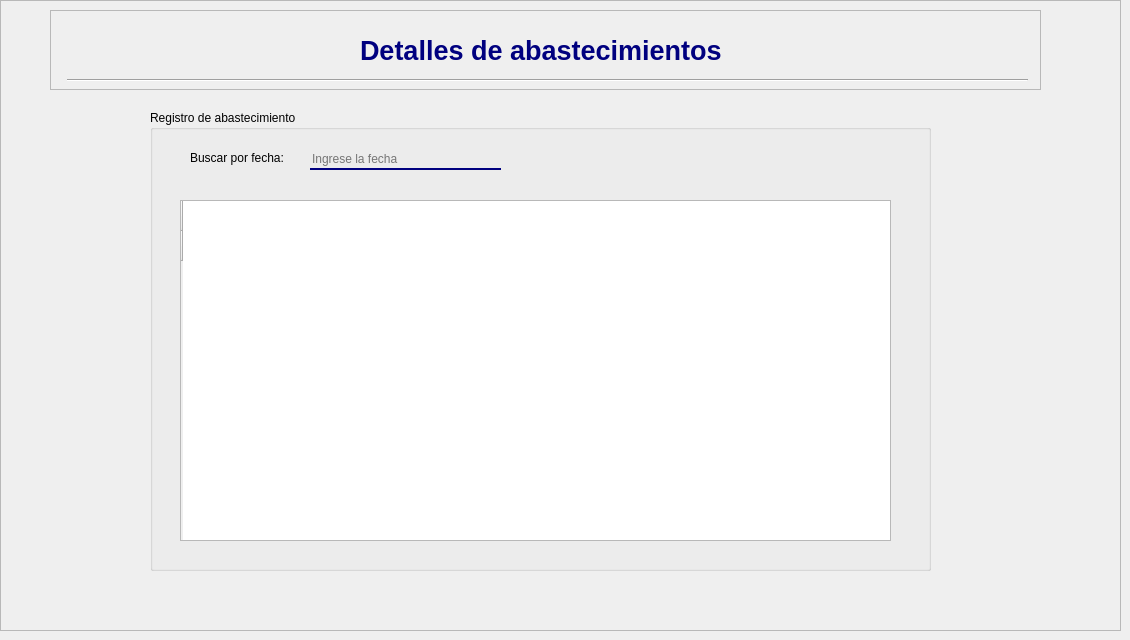
     <widget class="QWidget" name="page_detalle_abastecimiento">
      <widget class="QFrame" name="frame_18">
       <property name="geometry">
        <rect>
         <x>0</x>
         <y>0</y>
         <width>1121</width>
         <height>631</height>
        </rect>
       </property>
       <property name="frameShape">
        <enum>QFrame::StyledPanel</enum>
       </property>
       <property name="frameShadow">
        <enum>QFrame::Raised</enum>
       </property>
       <widget class="QFrame" name="frame_19">
        <property name="geometry">
         <rect>
          <x>50</x>
          <y>10</y>
          <width>991</width>
          <height>80</height>
         </rect>
        </property>
        <property name="frameShape">
         <enum>QFrame::StyledPanel</enum>
        </property>
        <property name="frameShadow">
         <enum>QFrame::Raised</enum>
        </property>
        <widget class="QLabel" name="label_104">
         <property name="geometry">
          <rect>
           <x>920</x>
           <y>10</y>
           <width>61</width>
           <height>51</height>
          </rect>
         </property>
         <property name="text">
          <string/>
         </property>
         <property name="pixmap">
          <pixmap>imagenes/istockphoto-1138644570-612x612.jpg</pixmap>
         </property>
         <property name="scaledContents">
          <bool>true</bool>
         </property>
        </widget>
        <widget class="Line" name="line_9">
         <property name="geometry">
          <rect>
           <x>17</x>
           <y>60</y>
           <width>961</width>
           <height>20</height>
          </rect>
         </property>
         <property name="orientation">
          <enum>Qt::Horizontal</enum>
         </property>
        </widget>
        <widget class="QLabel" name="label_105">
         <property name="geometry">
          <rect>
           <x>310</x>
           <y>20</y>
           <width>441</width>
           <height>41</height>
          </rect>
         </property>
         <property name="font">
          <font>
           <family>Tahoma</family>
           <pointsize>20</pointsize>
           <weight>75</weight>
           <bold>true</bold>
          </font>
         </property>
         <property name="text">
          <string>&lt;html&gt;&lt;head/&gt;&lt;body&gt;&lt;p&gt;&lt;span style=&quot; color:#00007f;&quot;&gt;Detalles de abastecimientos&lt;/span&gt;&lt;/p&gt;&lt;/body&gt;&lt;/html&gt;</string>
         </property>
         <property name="textFormat">
          <enum>Qt::AutoText</enum>
         </property>
        </widget>
       </widget>
       <widget class="QGroupBox" name="groupBox_19">
        <property name="geometry">
         <rect>
          <x>150</x>
          <y>110</y>
          <width>781</width>
          <height>461</height>
         </rect>
        </property>
        <property name="title">
         <string>Registro de abastecimiento</string>
        </property>
        <widget class="QLabel" name="label_12">
         <property name="geometry">
          <rect>
           <x>40</x>
           <y>40</y>
           <width>131</width>
           <height>16</height>
          </rect>
         </property>
         <property name="text">
          <string>Buscar por fecha: </string>
         </property>
        </widget>
        <widget class="QTableWidget" name="tabla_detalleAbast">
         <property name="geometry">
          <rect>
           <x>30</x>
           <y>90</y>
           <width>711</width>
           <height>341</height>
          </rect>
         </property>
         <row>
          <property name="text">
           <string/>
          </property>
         </row>
         <row>
          <property name="text">
           <string/>
          </property>
         </row>
        </widget>
        <widget class="QPushButton" name="btn_actualizarAbast">
         <property name="enabled">
          <bool>true</bool>
         </property>
         <property name="geometry">
          <rect>
           <x>700</x>
           <y>50</y>
           <width>31</width>
           <height>21</height>
          </rect>
         </property>
         <property name="styleSheet">
          <string notr="true">QPushButton{
	border-radius: None;
}

QPushButton:hover{
	border: 2px solid #173264;
	
}</string>
         </property>
         <property name="text">
          <string/>
         </property>
         <property name="icon">
          <iconset>
           <normaloff>imagenes/flecha-de-carga.png</normaloff>imagenes/flecha-de-carga.png</iconset>
         </property>
         <property name="iconSize">
          <size>
           <width>20</width>
           <height>20</height>
          </size>
         </property>
        </widget>
        <widget class="QLineEdit" name="txtBuscarFecha_2">
         <property name="enabled">
          <bool>true</bool>
         </property>
         <property name="geometry">
          <rect>
           <x>160</x>
           <y>40</y>
           <width>191</width>
           <height>20</height>
          </rect>
         </property>
         <property name="styleSheet">
          <string notr="true">background-color:rgba(0,0,0,0);
border:none;
border-bottom:2px solid rgba(0, 0, 127,255);
color: rgb(0, 0, 0);
padding-botom:7px;</string>
         </property>
         <property name="placeholderText">
          <string>Ingrese la fecha</string>
         </property>
        </widget>
        <widget class="QPushButton" name="btnBuscCompra">
         <property name="enabled">
          <bool>true</bool>
         </property>
         <property name="geometry">
          <rect>
           <x>370</x>
           <y>40</y>
           <width>31</width>
           <height>21</height>
          </rect>
         </property>
         <property name="styleSheet">
          <string notr="true">QPushButton{
	border-radius: None;
}

QPushButton:hover{
	border: 2px solid #173264;
	
}</string>
         </property>
         <property name="text">
          <string/>
         </property>
         <property name="icon">
          <iconset>
           <normaloff>imagenes/lupa.png</normaloff>imagenes/lupa.png</iconset>
         </property>
         <property name="iconSize">
          <size>
           <width>20</width>
           <height>20</height>
          </size>
         </property>
        </widget>
       </widget>
      </widget>
     </widget>
